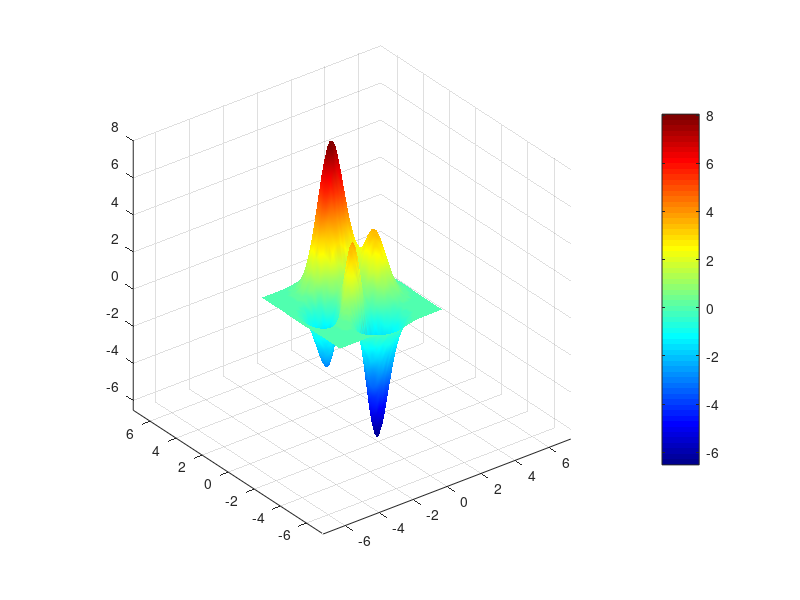

Here is the MATLAB script that generated this plot: (Note: this script raises an error after producing the figure.)
%% Task 1: Surface Plot with peaks()
[X, Y, Z] = peaks(50);
figure;
h = surf(X, Y, Z);
axis equal;

%% Task 2: Advanced Color Mapping
colormap(jet);
colorbar;

%% Task 3: Lighting
shading interp;
lighting phong;
camlight('headlight');

%% Task 4: Camera View Manipulation
for az = 0:10:360
    view(az, 30);
    pause(0.05);
end

%% Task 5: Colorbar Position
cb = colorbar;
set(cb, 'Position', [0.92 0.3 0.02 0.4]);

%% Task 6: Save
savefig(gcf, 'surface_plot.fig');
saveas(gcf, 'surface_plot.png');
